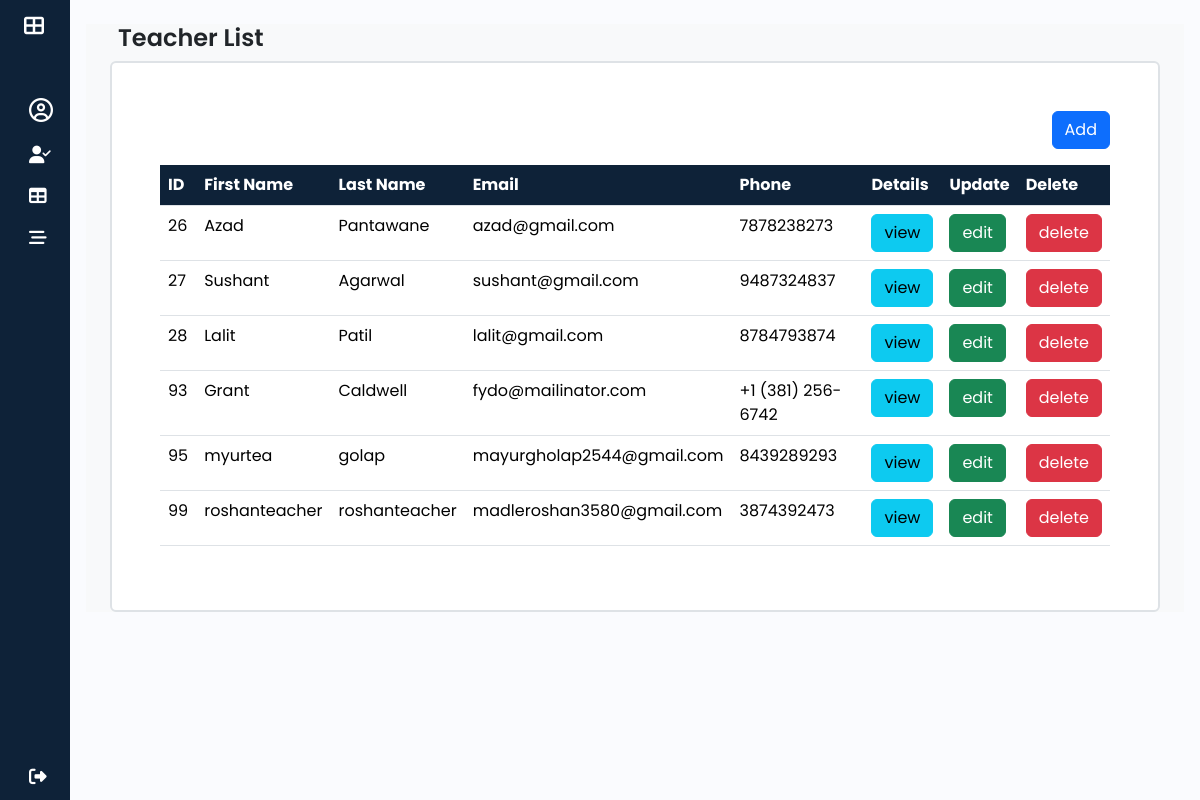
/admins/teachers/ (signed in), run on the app's committed database.
### attendance/models.py (models this page shows, shortened)
class Teacher(models.Model):
    user = models.OneToOneField(User,on_delete=models.CASCADE,primary_key=True,related_name='teacher_model')
    gender = models.CharField(max_length=20,default='male')
    phone_no = models.CharField(max_length=10,unique=True,null=True,blank=True)
    address = models.TextField(null=True,blank=True)
    joining_date = models.DateField(auto_now_add=True)
    department = models.CharField(max_length=100,null=True,blank=True)
    is_active = models.BooleanField(default=True)
    created_at = models.DateTimeField(auto_now_add=True,blank=True,null=True)
    updated_at = models.DateTimeField(auto_now=True,blank=True,null=True)

class User(AbstractUser):
    USER_TYPE = [
        ('ADMIN', 'Admin'),
        ('STUDENT','student'),
        ('TEACHER','teacher'),
    ]
    user_type = models.CharField(max_length=25,choices = USER_TYPE,default='STUDENT',null=False,blank=False)
    profile_pic = models.ImageField(upload_to='profile_pics/',null=True,blank=True)
    email_verified = models.BooleanField(default=False)
    otp = models.CharField(max_length=6, blank=True, null=True)
    groups = models.ManyToManyField(
        Group,
        related_name="custom_user_groups",  # Avoids conflict with auth.User.groups
        blank=True
    )
    user_permissions = models.ManyToManyField(
        Permission,
        related_name="custom_user_permissions",  # Avoids conflict with auth.User.user_permissions
        blank=True
    )

### ITP_STU_ATTENDANCE/adminViews.py (the view)
# urls.py: path('admins/teachers/',adminViews.teacher_list,name='teacher_list'),
def teacher_list(request):
    teachers = Teacher.objects.all()
    return render(request,'admin/teacherList.html',{'teachers':teachers})

### templates/admin/teacherList.html (shortened to what this page needs)
{% extends "base.html" %}
{% block content %}
<section class="container-fluid bg-light" id='main-content'>
    <section class="container">
        <h1 class="m-2">Teacher List</h1>
        <div class="content bg-white p-5 my-auto border border-2 rounded">
            <div class="d-flex justify-content-end">
                <a href="{% url "teacher_add" %}" class="btn btn-primary mb-3">Add</a>
            </div>
            <table class="table table-hover">
                <thead class="table " style="--bs-table-bg: #0e2238;">
                    <th scope="col" class="text-white">ID</th>
                    <th scope="col" class="text-white">First Name</th>
                    <th scope="col" class="text-white">Last Name</th>
                    <th scope="col" class="text-white">Email</th>
                    <th scope="col" class="text-white">Phone</th>
                    <th scope="col" class="text-white">Details</th>
                    <th scope="col" class="text-white">Update</th>
                    <th scope="col" class="text-white">Delete</th>
                </thead>
                <tbody>
                    {% for teacher in teachers %}
                        <tr>
                            <td>{{teacher.user.id}}</td>
                            <td>{{teacher.user.first_name}}</td>
                            <td>{{teacher.user.last_name}}</td>
                            <td>{{teacher.user.email}}</td>
                            <td>{{teacher.phone_no}}</td>
                            <td><a href="{% url "teacher_detail" teacher.user.id %}" class="btn btn-info">view</a></td>
                            <td><a href="{% url "teacher_edit" teacher.user.id %}" class="btn btn-success">edit</a></td>
                            <td><a href="{% url "teacher_delete" teacher.user.id %}" class="btn btn-danger">delete</a></td>
                        </tr>
                    {% endfor %}
                </tbody>
              </table>
        </div>
    </section>
</section>
{% endblock content %}

### static/css/sidebar.css (style rules this page uses)
a { text-decoration: none; }
h1 { font-weight: 600; font-size: 1.5rem; }
body { font-family: 'Poppins', sans-serif; }

### data on the page
Teacher: user.id "26", user.first_name "Azad", user.last_name "Pantawane", user.email "azad@gmail.com", phone_no "7878238273"
Teacher: user.id "27", user.first_name "Sushant", user.last_name "Agarwal", user.email "sushant@gmail.com", phone_no "9487324837"
Teacher: user.id "28", user.first_name "Lalit", user.last_name "Patil", user.email "lalit@gmail.com", phone_no "8784793874"
Teacher: user.id "93", user.first_name "Grant", user.last_name "Caldwell", user.email "fydo@mailinator.com", phone_no "+1 (381) 256-6742"
Teacher: user.id "95", user.first_name "myurtea", user.last_name "golap", user.email "mayurgholap2544@gmail.com", phone_no "8439289293"
Teacher: user.id "99", user.first_name "roshanteacher", user.last_name "roshanteacher", user.email "madleroshan3580@gmail.com", phone_no "3874392473"
